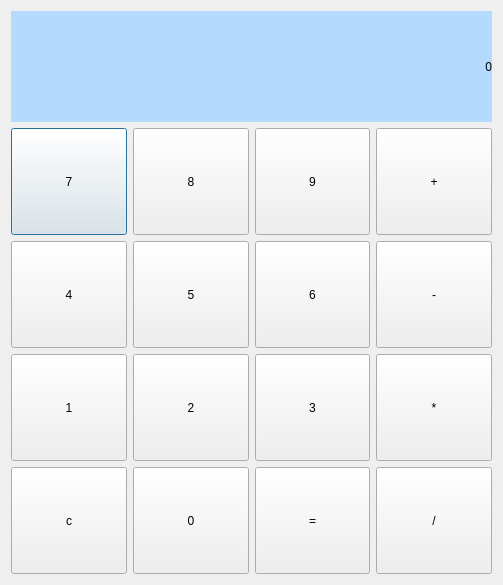
<?xml version="1.0" encoding="UTF-8"?>
<ui version="4.0">
 <class>dialog</class>
 <widget class="QDialog" name="dialog">
  <property name="geometry">
   <rect>
    <x>0</x>
    <y>0</y>
    <width>503</width>
    <height>585</height>
   </rect>
  </property>
  <property name="windowTitle">
   <string>dialog</string>
  </property>
  <layout class="QVBoxLayout" name="verticalLayout" stretch="2,8">
   <item>
    <widget class="QLabel" name="lb_display">
     <property name="styleSheet">
      <string notr="true">font: 48pt &quot;Adobe Devanagari&quot;;
background-color: rgb(180, 219, 255);</string>
     </property>
     <property name="text">
      <string>0</string>
     </property>
     <property name="alignment">
      <set>Qt::AlignRight|Qt::AlignTrailing|Qt::AlignVCenter</set>
     </property>
    </widget>
   </item>
   <item>
    <layout class="QGridLayout" name="gridLayout">
     <item row="0" column="0">
      <widget class="QPushButton" name="btn_7">
       <property name="sizePolicy">
        <sizepolicy hsizetype="Expanding" vsizetype="Expanding">
         <horstretch>0</horstretch>
         <verstretch>0</verstretch>
        </sizepolicy>
       </property>
       <property name="text">
        <string>7</string>
       </property>
      </widget>
     </item>
     <item row="0" column="1">
      <widget class="QPushButton" name="btn_8">
       <property name="sizePolicy">
        <sizepolicy hsizetype="Expanding" vsizetype="Expanding">
         <horstretch>0</horstretch>
         <verstretch>0</verstretch>
        </sizepolicy>
       </property>
       <property name="text">
        <string>8</string>
       </property>
      </widget>
     </item>
     <item row="0" column="2">
      <widget class="QPushButton" name="btn_9">
       <property name="sizePolicy">
        <sizepolicy hsizetype="Expanding" vsizetype="Expanding">
         <horstretch>0</horstretch>
         <verstretch>0</verstretch>
        </sizepolicy>
       </property>
       <property name="text">
        <string>9</string>
       </property>
      </widget>
     </item>
     <item row="0" column="3">
      <widget class="QPushButton" name="btn_plus">
       <property name="sizePolicy">
        <sizepolicy hsizetype="Expanding" vsizetype="Expanding">
         <horstretch>0</horstretch>
         <verstretch>0</verstretch>
        </sizepolicy>
       </property>
       <property name="text">
        <string>+</string>
       </property>
      </widget>
     </item>
     <item row="1" column="0">
      <widget class="QPushButton" name="btn_4">
       <property name="sizePolicy">
        <sizepolicy hsizetype="Expanding" vsizetype="Expanding">
         <horstretch>0</horstretch>
         <verstretch>0</verstretch>
        </sizepolicy>
       </property>
       <property name="text">
        <string>4</string>
       </property>
      </widget>
     </item>
     <item row="1" column="1">
      <widget class="QPushButton" name="btn_5">
       <property name="sizePolicy">
        <sizepolicy hsizetype="Expanding" vsizetype="Expanding">
         <horstretch>0</horstretch>
         <verstretch>0</verstretch>
        </sizepolicy>
       </property>
       <property name="text">
        <string>5</string>
       </property>
      </widget>
     </item>
     <item row="1" column="2">
      <widget class="QPushButton" name="btn_6">
       <property name="sizePolicy">
        <sizepolicy hsizetype="Expanding" vsizetype="Expanding">
         <horstretch>0</horstretch>
         <verstretch>0</verstretch>
        </sizepolicy>
       </property>
       <property name="text">
        <string>6</string>
       </property>
      </widget>
     </item>
     <item row="1" column="3">
      <widget class="QPushButton" name="btn_min">
       <property name="sizePolicy">
        <sizepolicy hsizetype="Expanding" vsizetype="Expanding">
         <horstretch>0</horstretch>
         <verstretch>0</verstretch>
        </sizepolicy>
       </property>
       <property name="text">
        <string>-</string>
       </property>
      </widget>
     </item>
     <item row="2" column="0">
      <widget class="QPushButton" name="btn_1">
       <property name="sizePolicy">
        <sizepolicy hsizetype="Expanding" vsizetype="Expanding">
         <horstretch>0</horstretch>
         <verstretch>0</verstretch>
        </sizepolicy>
       </property>
       <property name="text">
        <string>1</string>
       </property>
      </widget>
     </item>
     <item row="2" column="1">
      <widget class="QPushButton" name="btn_2">
       <property name="sizePolicy">
        <sizepolicy hsizetype="Expanding" vsizetype="Expanding">
         <horstretch>0</horstretch>
         <verstretch>0</verstretch>
        </sizepolicy>
       </property>
       <property name="text">
        <string>2</string>
       </property>
      </widget>
     </item>
     <item row="2" column="2">
      <widget class="QPushButton" name="btn_3">
       <property name="sizePolicy">
        <sizepolicy hsizetype="Expanding" vsizetype="Expanding">
         <horstretch>0</horstretch>
         <verstretch>0</verstretch>
        </sizepolicy>
       </property>
       <property name="text">
        <string>3</string>
       </property>
      </widget>
     </item>
     <item row="2" column="3">
      <widget class="QPushButton" name="btn_mul">
       <property name="sizePolicy">
        <sizepolicy hsizetype="Expanding" vsizetype="Expanding">
         <horstretch>0</horstretch>
         <verstretch>0</verstretch>
        </sizepolicy>
       </property>
       <property name="text">
        <string>*</string>
       </property>
      </widget>
     </item>
     <item row="3" column="0">
      <widget class="QPushButton" name="btn_clear">
       <property name="sizePolicy">
        <sizepolicy hsizetype="Expanding" vsizetype="Expanding">
         <horstretch>0</horstretch>
         <verstretch>0</verstretch>
        </sizepolicy>
       </property>
       <property name="text">
        <string>c</string>
       </property>
      </widget>
     </item>
     <item row="3" column="1">
      <widget class="QPushButton" name="btn_0">
       <property name="sizePolicy">
        <sizepolicy hsizetype="Expanding" vsizetype="Expanding">
         <horstretch>0</horstretch>
         <verstretch>0</verstretch>
        </sizepolicy>
       </property>
       <property name="text">
        <string>0</string>
       </property>
      </widget>
     </item>
     <item row="3" column="2">
      <widget class="QPushButton" name="btn_equal">
       <property name="sizePolicy">
        <sizepolicy hsizetype="Expanding" vsizetype="Expanding">
         <horstretch>0</horstretch>
         <verstretch>0</verstretch>
        </sizepolicy>
       </property>
       <property name="text">
        <string>=</string>
       </property>
      </widget>
     </item>
     <item row="3" column="3">
      <widget class="QPushButton" name="btn_div">
       <property name="sizePolicy">
        <sizepolicy hsizetype="Expanding" vsizetype="Expanding">
         <horstretch>0</horstretch>
         <verstretch>0</verstretch>
        </sizepolicy>
       </property>
       <property name="text">
        <string>/</string>
       </property>
      </widget>
     </item>
    </layout>
   </item>
  </layout>
 </widget>
 <layoutdefault spacing="6" margin="11"/>
 <resources/>
 <connections/>
</ui>
